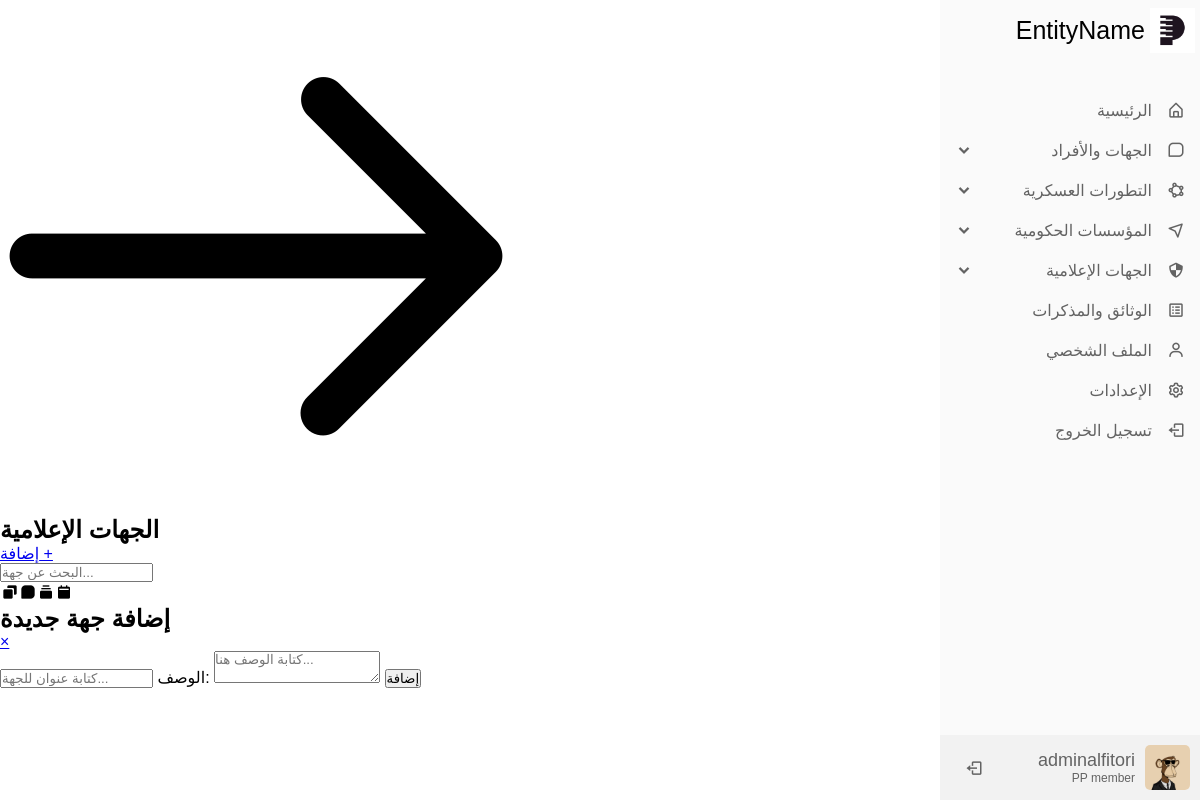
Screenshot of /headline/1/ (signed in) with the database file from the repository.
### main/models.py (models this page shows, shortened)
class Headline(models.Model):
    title = models.CharField(max_length=500, null=True)
    created_at = models.DateTimeField(auto_now_add=True)
    class Meta:
        ordering = ['-created_at']

### main/views.py (the view, shortened to what this page needs)
# urls.py: path('headline/<str:pk>/', main_views.headline, name='headline'),
@login_required
def headline(request, pk):
    headline = Headline.objects.get(id=pk)
    parties = headline.Pheadline.all()
    headlines = Headline.objects.all()
    context = {'parties': parties, 'headlines': headlines, 'headline': headline}
    return render(request, 'main/headline.html', context)

### main/templates/main/headline.html (shortened to what this page needs)
{% extends 'main/base.html' %}
{% block content %}
{% load static %}
{% load compress %}
<!DOCTYPE html>
<html lang="en" dir="ltr">
  <head>
    {% compress css %}
    <link type="text/x-scss" href="{% static 'main/css/style.scss' %}"     rel="stylesheet" media="screen">
    {% endcompress %}
    <link href='https://unpkg.com/boxicons@2.0.7/css/boxicons.min.css' rel='stylesheet'>
    </head>
<body>
</body>
<body hx-target="this" hx-swap="outerHTML">
  <div class="section1">
    {% include 'main/components/sidebar.html' %}
    <section class="home-section" id="home-section">
      <div class="section2">
        <div class="back">
            <a onclick="openLoaderPage()" hx-get="{% url 'home' %}"><img src="{% static 'main/images/back.png' %}" alt=""></a>
        </div>
        <div class="heading">
            <div class="right">
                <h2 class="title">{{headline.title}}</h2>
            </div>
            <div class="left">
                <a href="#addParty" class="add">إضافة +</a>
                <div class="search-bar">
                  <form onsubmit="openLoaderPage()" hx-get="{% url 'search' %}" class="form">
                    <input type="text" name="query" id="search_input" placeholder="البحث عن جهة..." oninput="replaceSpaces1()"/>
                  </form>
                </div>
            </div>
        </div>
        <div class="feed">
            <table class="feedtable">
            <tr>
                <th><i class='bx bxs-copy' ></i></th>
                <th><i class='bx bxs-message-square' ></i></th>
                <th><i class='bx bxs-collection' ></i></th>
                <th><i class='bx bxs-calendar-alt' ></i></th>
            </tr>
            </table>
        </div>
    </div>
    <div id="addParty" class="overlay">
        <div class="sidePopup" id="sidePopup">
          <h2>إضافة جهة جديدة</h2>
          <a class="close" href="#">&times;</a>
          <div class="content">
            <form method="post" onsubmit="openLoaderPage()" hx-post="{% url 'headline' headline.id %}" action="." id="addParty">
                  <input type="text" class="textarea" id="title_textarea" name="title" placeholder="كتابة عنوان للجهة..." oninput="replaceSpaces()">
                  <label for="headlines" class="selectlabel">الوصف:</label>
                  <textarea style="margin-top: 0;" name="text" id="textarea" class="text-textarea" placeholder="كتابة الوصف هنا..."></textarea>
                  <button class="submit" type="submit" onclick="openLoaderPage(), replaceSpaces()" hx-post="{% url 'headline' headline.id %}">إضافة</button>
                </form>
          </div>
        </div>
      </div>
  </body>
</html>
{% endblock content %}

### main/templates/main/components/sidebar.html (shortened to what this page needs)
{% load static %}
<div class="sidebar">
    <a href="{% url 'home' %}"><div class="logo-details">
      <img src="{% static 'main/images/logo.png' %}" alt="">
      <span class="logo_name">EntityName</span>
    </div></a>
    <ul class="nav-links">
      <li class="mainLi">
        <a onclick="openLoaderPage()" hx-get="{% url 'home' %}">
          <i class='bx bx-home-alt' ></i>
          <span class="link_name">الرئيسية</span>
        </a>
      </li>
      <li class="mainLi">
        <div class="iocn-link">
          <a onclick="openLoaderPage()" hx-get="{% url 'parties' %}">
            <i class='bx bx-message-square' ></i>
            <span class="link_name">الجهات والأفراد</span>
          </a>
          <i class='bx bxs-chevron-down arrow' ></i>
        </div>
      </li>
      {% for headline in headlines %}
      <li class="mainLi">
        <div class="iocn-link">
          <a onclick="openLoaderPage()" hx-get="{% url 'headline' headline.id %}">
            {% if headline.id == 1 %}
            <i class='bx bx-shield-quarter'></i>
            {% elif headline.id == 2 %}
            <i class='bx bx-navigation'></i>
            {% elif headline.id == 3 %}
            <i class='bx bx-shape-polygon'></i>
            {% else %}
            <i class='bx bx-message-square' ></i>
            {% endif %}
            <span class="link_name">{{headline.title}}</span>
          </a>
          <i class='bx bxs-chevron-down arrow' ></i>
        </div>
      </li>
      {% endfor %}
      <li class="mainLi">
        <a onclick="openLoaderPage()" hx-get="{% url 'documents' %}">
          <i class='bx bx-spreadsheet'></i>
          <span class="link_name">الوثائق والمذكرات</span>
        </a>
      </li>
      <li class="mainLi">
        <a href="#">
          <i class='bx bx-user' ></i>
          <span class="link_name">الملف الشخصي</span>
        </a>
      </li>
      <li class="mainLi">
        <a href="#">
          <i class='bx bx-cog' ></i>
          <span class="link_name">الإعدادات</span>
        </a>
      </li>
      <li class="mainLi">
        <a href="{% url 'logout' %}">
          <i class='bx bx-log-out' ></i>
          <span class="link_name">تسجيل الخروج</span>
        </a>
      </li>
      <li>
        <div class="profile-details">
        <div class="profile-content">
            <img src="{% static 'main/images/profile.jpg' %}" alt="">
        </div>
        <div class="name-job">
            <div class="profile_name">{{request.user.username}}</div>
            <div class="job">PP member</div>
        </div>
        <a href="{% url 'logout' %}"><i class='bx bx-log-out'></i></a>
        </div>
      </li>
    </ul>
  </div>

### main/templates/main/components/sidebar.html (style rules this page uses)
* { margin: 0; padding: 0; box-sizing: border-box; font-family: 'Gill Sans', 'Gill Sans MT', Calibri, 'Trebuchet MS', sans-serif; }
.sidebar { position: fixed; direction: rtl; top: 0; right: 0; height: 100%; width: 260px; background-color: #fafafa; z-index: 1; transition: all 0.5s ease; -ms-overflow-style: none; scrollbar-width: none; scrollbar-color: transparent transparent; }
.sidebar a { text-decoration: none; cursor: pointer; }
.sidebar .logo-details { height: 60px; width: 100%; display: flex; align-items: center; }
.sidebar .logo-details img { width: 45px; height: 45px; margin-top: 30px; margin: 20px 5px; }
.sidebar .logo-details .logo_name { font-size: 25px; color: #000; font-weight: 600; transition: 0.3s ease; transition-delay: 0.1s; font-weight: 400; }
.sidebar .nav-links { height: 100%; padding: 30px 0 150px 0; overflow: auto; }
.sidebar .nav-links li { position: relative; list-style: none; transition: all 0.4s ease; }
.sidebar .nav-links li .iocn-link { display: flex; align-items: center; justify-content: space-between; }
.sidebar .nav-links li i { height: 40px; min-width: 40px; text-align: center; line-height: 40px; color: #636363; font-size: 18px; cursor: pointer; transition: all 0.3s ease; padding: 0 15px; }
.sidebar .nav-links li a { display: flex; align-items: center; text-decoration: none; }
.sidebar .nav-links li a .link_name { font-size: 16px; font-weight: 400; color: #636363; transition: all 0.4s ease; }
.sidebar .profile-details { position: fixed; bottom: 0; width: 260px; display: grid; grid-template-columns: 1fr 3fr 1fr; gap: 10px; align-items: center; background: #f2f2f2; padding: 10px; transition: all 0.5s ease; }
.sidebar .profile-details .profile-content { display: flex; align-items: center; }
.sidebar .profile-details img { height: 45px; width: 45px; object-fit: cover; border-radius: 5px; background: #fff; transition: all 0.5s ease; }
.sidebar .profile-details .profile_name, .sidebar .profile-details .job { color: #636363; font-size: 18px; font-weight: 500; white-space: nowrap; }
.sidebar .profile-details .job { font-size: 12px; }

### rows the page displays
Headline: title "التطورات العسكرية"
Headline: title "المؤسسات الحكومية"
Headline: title "الجهات الإعلامية"

### other values shown
{{ request.user.username }} "adminalfitori"
